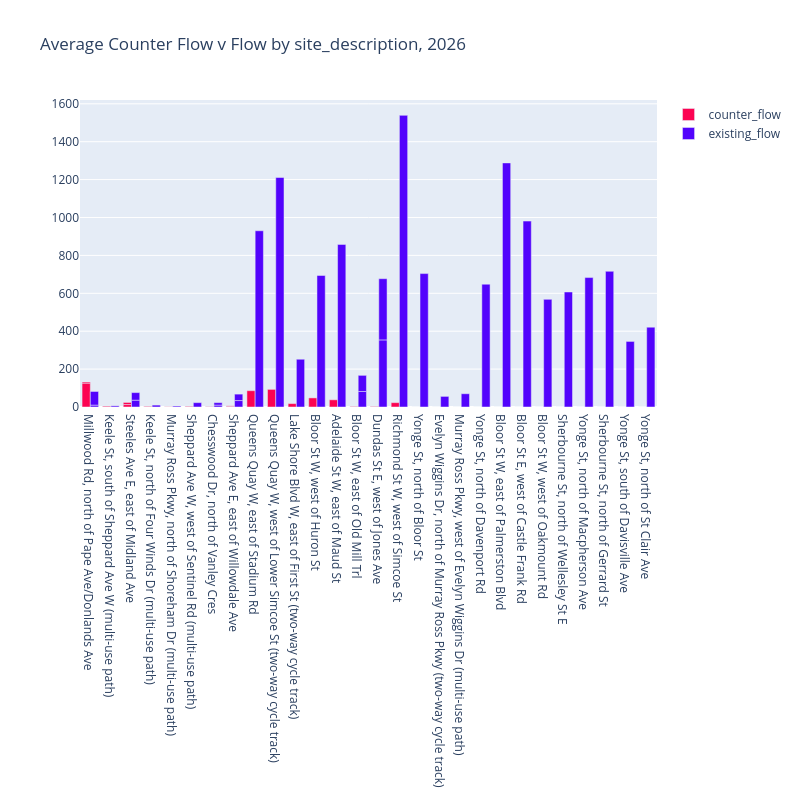

The notebook cell this image was saved under:
### Code cell
fig = go.Figure(data=[
    go.Bar(name='counter_flow', x=df.site_description, y=df.counter_flow, marker_color='#fc0352'),
    go.Bar(name='existing_flow', x=df.site_description, y=df.existing_flow, marker_color='#5203fc')
])

# Change the bar mode
fig.update_layout(
    width=800,
    height=800,
    barmode='group', 
    title='Average Counter Flow v Flow by site_description, 2026')
fig.show()

### Figure 1 — Plotly figure (JSON) as saved in the notebook; plotly's stock layout.template omitted (floating-point values rounded to 4 significant figures)
{"data": [{"marker": {"color": "#fc0352"}, "name": "counter_flow", "type": "bar", "x": ["Millwood Rd, north of Pape Ave/Donlands Ave", "Keele St, south of Sheppard Ave W (multi-use path)", "Steeles Ave E, east of Midland Ave", "Keele St, north of Four Winds Dr (multi-use path)", "Steeles Ave E, east of Midland Ave", "Murray Ross Pkwy, north of Shoreham Dr (multi-use path)", "Sheppard Ave W, west of Sentinel Rd (multi-use path)", "Chesswood Dr, north of Vanley Cres", "Sheppard Ave E, east of Willowdale Ave", "Queens Quay W, east of Stadium Rd", "Millwood Rd, north of Pape Ave/Donlands Ave", "Sheppard Ave E, east of Willowdale Ave", "Queens Quay W, west of Lower Simcoe St (two-way cycle track)", "Chesswood Dr, north of Vanley Cres", "Lake Shore Blvd W, east of First St (two-way cycle track)", "Bloor St W, west of Huron St", "Adelaide St W, east of Maud St", "Bloor St W, east of Old Mill Trl", "Bloor St W, east of Old Mill Trl", "Dundas St E, west of Jones Ave", "Richmond St W, west of Simcoe St", "Dundas St E, west of Jones Ave", "Yonge St, north of Bloor St", "Evelyn Wiggins Dr, north of Murray Ross Pkwy (two-way cycle track)", "Murray Ross Pkwy, west of Evelyn Wiggins Dr (multi-use path)", "Yonge St, north of Davenport Rd", "Bloor St W, east of Palmerston Blvd", "Bloor St E, west of Castle Frank Rd", "Bloor St W, west of Oakmount Rd", "Sherbourne St, north of Wellesley St E", "Yonge St, north of Macpherson Ave", "Sherbourne St, north of Gerrard St", "Yonge St, south of Davisville Ave", "Yonge St, north of St Clair Ave"], "y": [126, 4, 13, 3, 11, 1, 3, 1, 3, 86, 6, 3, 93, 1, 18, 48, 38, 2, 2, 2, 23, 2, 0, 0, 0, 0, 0, 0, 0, 0, 0, 0, 0, 0]}, {"marker": {"color": "#5203fc"}, "name": "existing_flow", "type": "bar", "x": ["Millwood Rd, north of Pape Ave/Donlands Ave", "Keele St, south of Sheppard Ave W (multi-use path)", "Steeles Ave E, east of Midland Ave", "Keele St, north of Four Winds Dr (multi-use path)", "Steeles Ave E, east of Midland Ave", "Murray Ross Pkwy, north of Shoreham Dr (multi-use path)", "Sheppard Ave W, west of Sentinel Rd (multi-use path)", "Chesswood Dr, north of Vanley Cres", "Sheppard Ave E, east of Willowdale Ave", "Queens Quay W, east of Stadium Rd", "Millwood Rd, north of Pape Ave/Donlands Ave", "Sheppard Ave E, east of Willowdale Ave", "Queens Quay W, west of Lower Simcoe St (two-way cycle track)", "Chesswood Dr, north of Vanley Cres", "Lake Shore Blvd W, east of First St (two-way cycle track)", "Bloor St W, west of Huron St", "Adelaide St W, east of Maud St", "Bloor St W, east of Old Mill Trl", "Bloor St W, east of Old Mill Trl", "Dundas St E, west of Jones Ave", "Richmond St W, west of Simcoe St", "Dundas St E, west of Jones Ave", "Yonge St, north of Bloor St", "Evelyn Wiggins Dr, north of Murray Ross Pkwy (two-way cycle track)", "Murray Ross Pkwy, west of Evelyn Wiggins Dr (multi-use path)", "Yonge St, north of Davenport Rd", "Bloor St W, east of Palmerston Blvd", "Bloor St E, west of Castle Frank Rd", "Bloor St W, west of Oakmount Rd", "Sherbourne St, north of Wellesley St E", "Yonge St, north of Macpherson Ave", "Sherbourne St, north of Gerrard St", "Yonge St, south of Davisville Ave", "Yonge St, north of St Clair Ave"], "y": [10, 6, 36, 10, 40, 5, 23, 10, 34, 930, 72, 34, 1211, 13, 252, 694, 858, 82, 85, 354, 1539, 323, 704, 56, 70, 648, 1288, 981, 568, 607, 683, 716, 346, 421]}], "layout": {"barmode": "group", "height": 800, "title": {"text": "Average Counter Flow v Flow by site_description, 2026"}, "width": 800, "xaxis": {"autorange": true, "range": [-0.5, 27.5], "type": "category"}, "yaxis": {"autorange": true, "range": [0, 1620], "type": "linear"}}}
